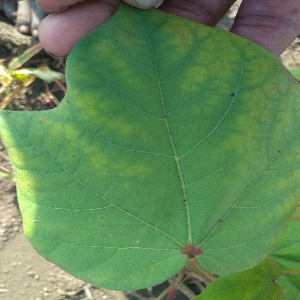
#> input picture CNN_Data/Training/Mosaic_Virus/mosaic_virus311.jpg, 300 x 300 px, given as the content of the folder C:/Users/DEEPANSHU SONPAROTE/Desktop/New folder/MV, which was not available
$ jupyter execute image_opt.ipynb   (shell and % lines are left out)
#> lines starting #> are read from the running program, lines starting #| are printed output that depends on the picture; pictures that were not available may be replaced by others from this repository, and a replacement may not be noted
[cell 1]
import cv2
import re
import numpy as np

[cell 2]
# rotate and flip files
import glob
import cv2
import os
import re
import random

def flip(img):
    fliped = cv2.flip( img, -1 )
    i = random.randint(1000,2000)
    filename = "C:\\Users\\DEEPANSHU SONPAROTE\\Desktop\\New folder\\transformed\\healthy%i.jpg"%i
    cv2.imwrite(filename, fliped)

def rotate(img,angle):
    i = random.randint(1000,2000)
    (h, w) = img.shape[:2]
    center = (w / 2, h / 2)
    scale = 1.0
    M = cv2.getRotationMatrix2D(center, angle, scale)
    rotated = cv2.warpAffine(img, M, (h, w))
    filename = "C:\\Users\\DEEPANSHU SONPAROTE\\Desktop\\New folder\\transformed\\healthy%i.jpg"%i
    cv2.imwrite(filename, rotated)

imgnames = sorted(glob.glob("C:\\Users\\DEEPANSHU SONPAROTE\\Desktop\\New folder\\MV\\*.jpg"))
for p in imgnames:
    img = cv2.imread(p)
#> img is the input picture: shape (300, 300, 3); mean B, G, R 86.8, 135.4, 96.6
    img = cv2.resize(img,(300, 300), interpolation = cv2.INTER_CUBIC)
    rotate(img,90)
#> in rotate, `rotated = cv2.warpAffine(img, M, (h, w))`:
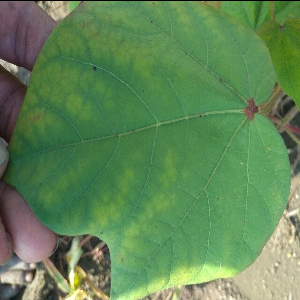
#> rotated: shape (300, 300, 3); mean B, G, R 86.4, 134.9, 96
    rotate(img,180)
#> call 2 of rotate, with angle = 180
#> in rotate (call 2), `rotated = cv2.warpAffine(img, M, (h, w))`:
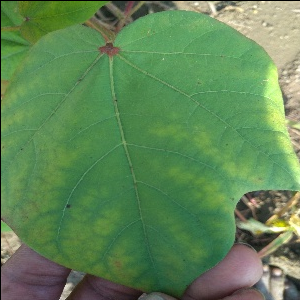
#> rotated: shape (300, 300, 3); mean B, G, R 86.1, 134.6, 95.7
    rotate(img,270)
#> call 3 of rotate, with angle = 270
#> in rotate (call 3), `rotated = cv2.warpAffine(img, M, (h, w))`:
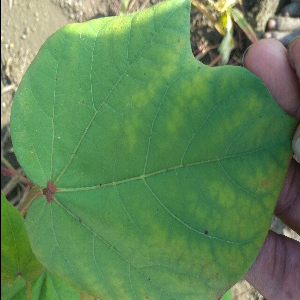
#> rotated: shape (300, 300, 3); mean B, G, R 86.6, 135.2, 96.3
    flip(img)
#> in flip, `fliped = cv2.flip( img, -1 )`:
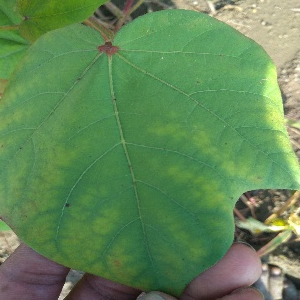
#> fliped: shape (300, 300, 3); mean B, G, R 86.8, 135.4, 96.6

$ run again, on CNN_Data/Training/Mosaic_Virus/mosaic_virus462.jpg
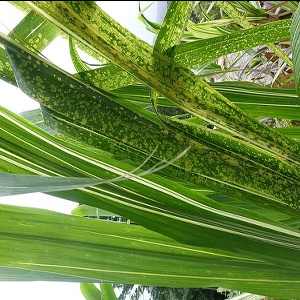
#> input picture CNN_Data/Training/Mosaic_Virus/mosaic_virus462.jpg, 300 x 300 px, given as the content of the folder C:/Users/DEEPANSHU SONPAROTE/Desktop/New folder/MV, which was not available
#> img is the input picture: shape (300, 300, 3); mean B, G, R 64, 137.5, 108.4
#> in rotate (call 3), `rotated = cv2.warpAffine(img, M, (h, w))`:
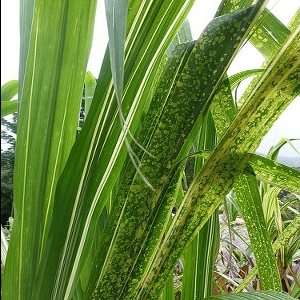
#> rotated: shape (300, 300, 3); mean B, G, R 64, 137.4, 108.4
#> in flip, `fliped = cv2.flip( img, -1 )`:
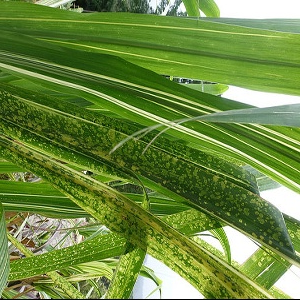
#> fliped: shape (300, 300, 3); mean B, G, R 64, 137.5, 108.4

$ run again, on CNN_Data/Training/Mosaic_Virus/mosaic_virus474.jpg
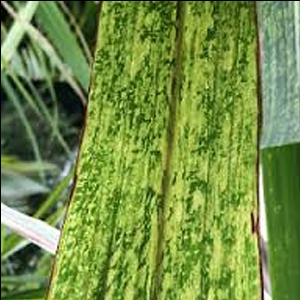
#> input picture CNN_Data/Training/Mosaic_Virus/mosaic_virus474.jpg, 300 x 300 px, given as the content of the folder C:/Users/DEEPANSHU SONPAROTE/Desktop/New folder/MV, which was not available
#> img is the input picture: shape (300, 300, 3); mean B, G, R 69.7, 143.4, 116
#> in rotate (call 3), `rotated = cv2.warpAffine(img, M, (h, w))`:
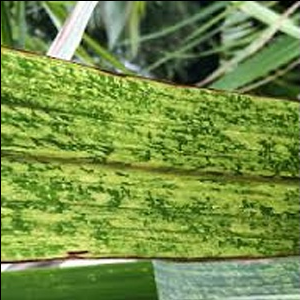
#> rotated: shape (300, 300, 3); mean B, G, R 69.7, 143.3, 116
#> in flip, `fliped = cv2.flip( img, -1 )`:
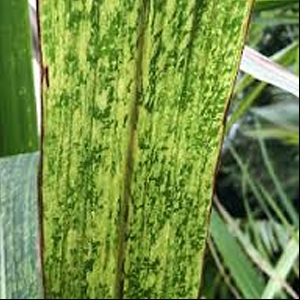
#> fliped: shape (300, 300, 3); mean B, G, R 69.7, 143.4, 116

$ run again, on CNN_Data/Training/Mosaic_Virus/mosaic_virus690.jpg
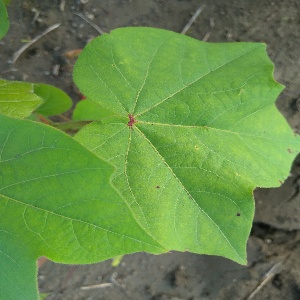
#> input picture CNN_Data/Training/Mosaic_Virus/mosaic_virus690.jpg, 300 x 300 px, given as the content of the folder C:/Users/DEEPANSHU SONPAROTE/Desktop/New folder/MV, which was not available
#> img is the input picture: shape (300, 300, 3); mean B, G, R 73.4, 138.8, 102.5
#> in rotate (call 3), `rotated = cv2.warpAffine(img, M, (h, w))`:
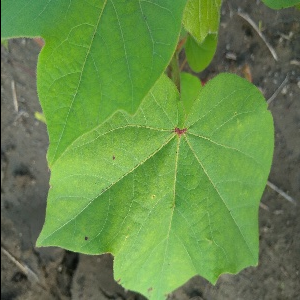
#> rotated: shape (300, 300, 3); mean B, G, R 73.2, 138.5, 102.3
#> in flip, `fliped = cv2.flip( img, -1 )`:
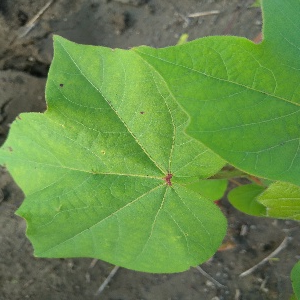
#> fliped: shape (300, 300, 3); mean B, G, R 73.4, 138.8, 102.5
